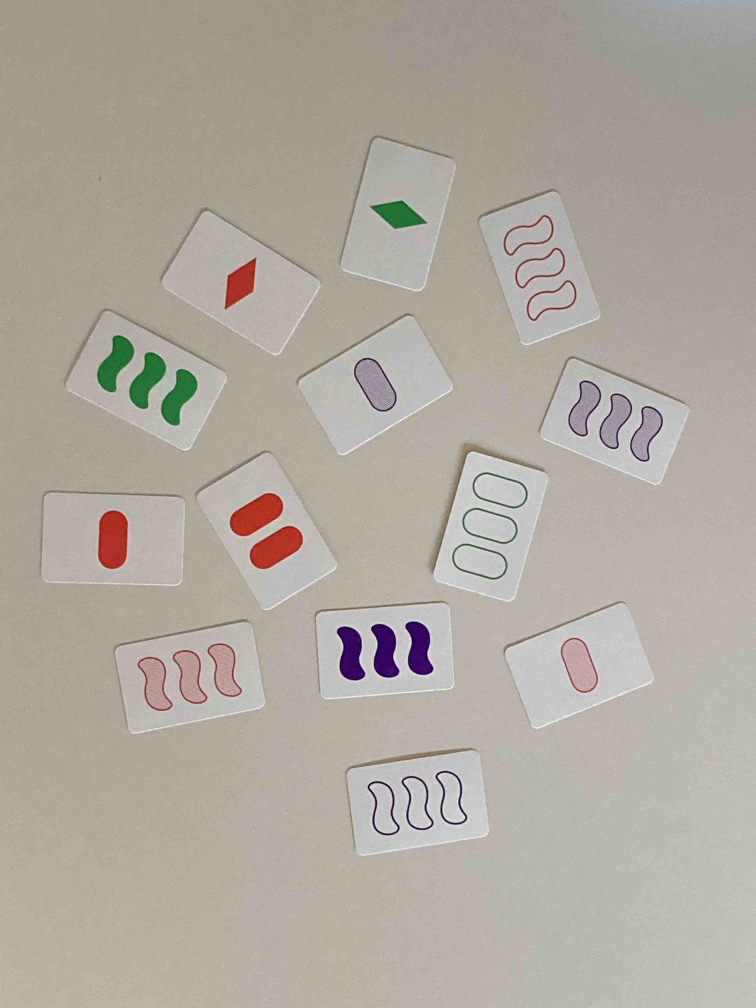
#> input picture Utils/IMG_1737.jpg, 3024 x 4032 px, found by its file name (shown at 1/4 size)
$ python Praktikum2.py
#> lines starting #> are read from the running program, lines starting #| are printed output that depends on the picture
from __future__ import print_function
import cv2 as cv2
import numpy as np
import matplotlib.pyplot as plt

import numpy as np
import argparse

# print("Hell0 World!")

# imgCol = cv2.cvtColor(cv2.imread('Utils/bookPage.png'), cv2.COLOR_BGR2GRAY)
original = cv2.imread('Utils/IMG_1737.jpg')
#> original is the input picture: shape (4032, 3024, 3); mean B, G, R 160.5, 169.6, 175.3

imgCol = cv2.cvtColor(cv2.imread('Utils/Beispiel_Tilman2.jpg' ), cv2.COLOR_BGR2GRAY)
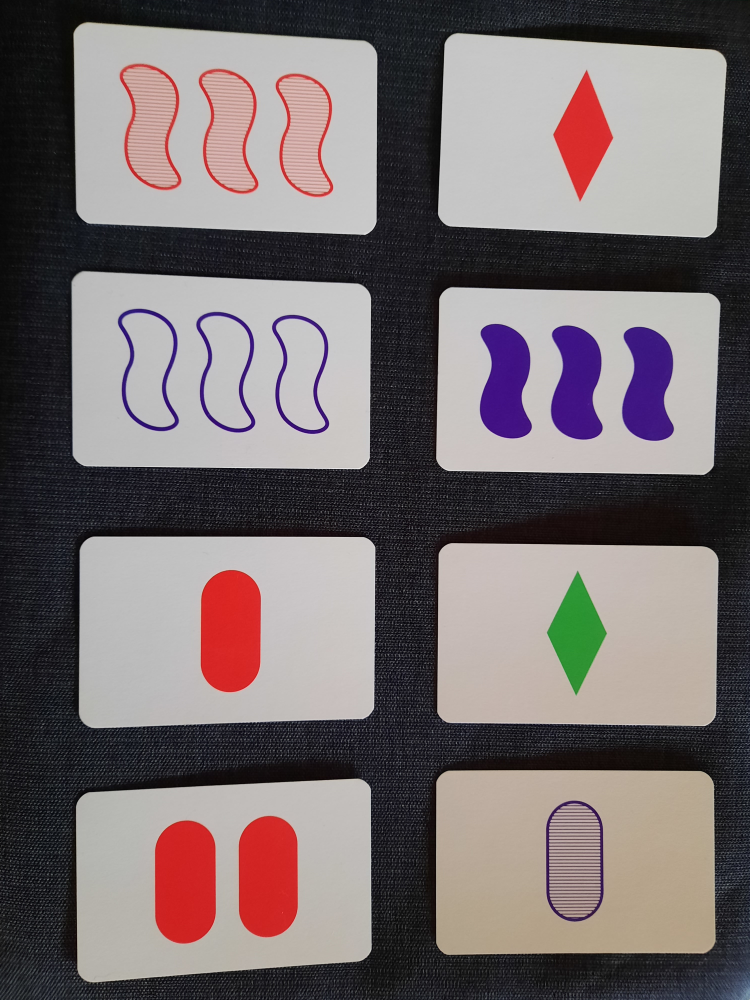
#> input picture Utils/Beispiel_Tilman2.jpg, 3000 x 4000 px, found by its file name (shown at 1/4 size)
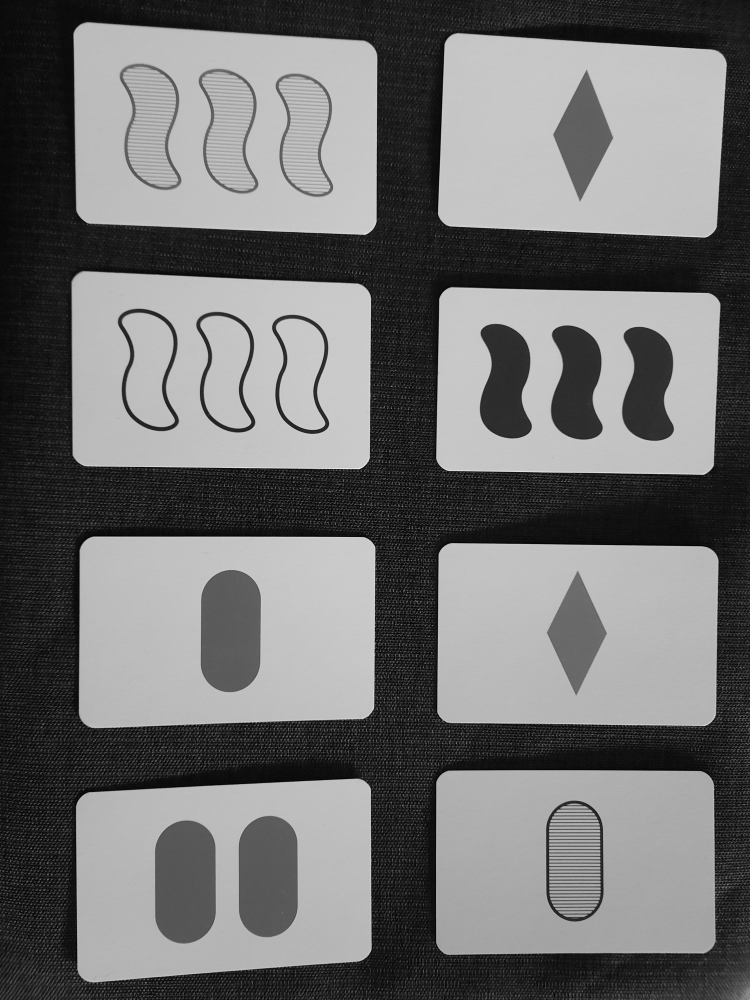
#> imgCol: shape (4000, 3000) (shown at 1/4 size); min 0, max 255, mean 112.8

width, height = imgCol.shape
#> width = 4000; height = 3000

scale_percent = 15 # percent of original size
width = int(imgCol.shape[1] * scale_percent / 100)
#> width = 450
height = int(imgCol.shape[0] * scale_percent / 100)
#> height = 600
dim = (width, height)
#> dim = (450, 600)
imgCol = cv2.resize(imgCol, dim, interpolation = cv2.INTER_AREA)
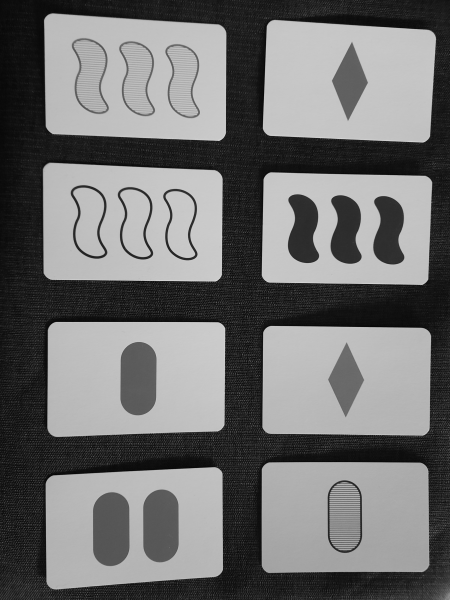
#> imgCol: shape (600, 450); min 5, max 219, mean 112.8
original = cv2.resize(original, dim, interpolation = cv2.INTER_AREA)
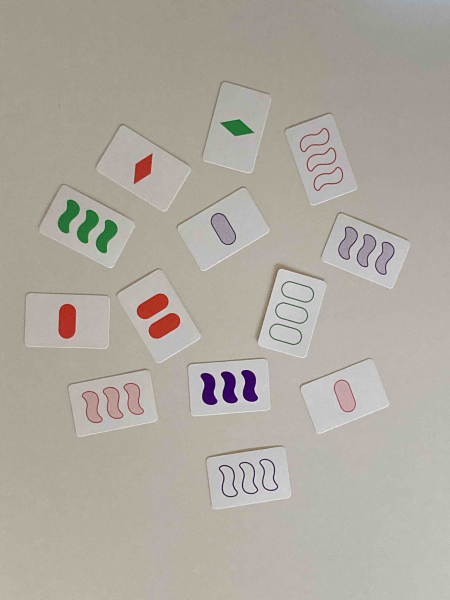
#> original: shape (600, 450, 3); mean B, G, R 160.5, 169.6, 175.3

colors = [
  [255, 0, 0],   # Rot
  [0, 255, 0],   # Grün
  [0, 0, 255],   # Blau
  [255, 255, 0], # Gelb
  [255, 0, 255], # Magenta
  [0, 255, 255], # Cyan
  [128, 0, 0],   # Dunkelrot
  [0, 128, 0],   # Dunkelgrün
  [0, 0, 128],   # Dunkelblau
  [128, 128, 0], # Dunkelgelb
  [128, 0, 128], # Dunkelmagenta
  [0, 128, 128], # Dunkelcyan
  [192, 192, 192], # Hellgrau
  #[128, 128, 128], # Grau
  #[255, 255, 255], # Weiß
  #[0, 0, 0],     # Schwarz
  [255, 128, 128], # Hellrot
  [128, 255, 128], # Hellgrün
  [128, 128, 255], # Hellblau
  [255, 255, 128], # Hellgelb
  [255, 128, 255], # Hellmagenta
  [128, 255, 255], # Hellcyan
  [255, 0, 128],   # Pink
  [128, 255, 0],   # Limette
  [0, 128, 255],   # Himmelblau
  [255, 128, 0],   # Orange
  [128, 0, 255],   # Lila
  [0, 255, 128],   # Türkis
  [255, 128, 64],  # Pfirsich
  [64, 255, 128],  # Limonengrün
  [128, 64, 255],  # Violett
]

# cv2.imshow["img", imgCol)
# cv2.waitKey[0)
# cv2.destroyAllWindows[)

# [11 lines left out: functions showPicture, scalePicture, not called in this run]

def getHistogram(imgCol):

    width, height = imgCol.shape
#> width = 600; height = 450

    histogram = np.zeros(256)

    for y in range(height):
        for x in range(width):
            tmp = int(imgCol[x][y])
            histogram[tmp]+=1
#> after the loop, histogram = 256 values, max 10161 at index 198, min 0 at index 0, mean 1054.7

    #histogram/=width*height
    return histogram

# [216 lines left out: functions getCumulatedHistogram, linearContrastSpread, getMeanGreyValue, binarize, automizedBinarize, automizedLinearContrastSpread and 11 more, not called in this run]

def gaussianBlur(img):
    img = cv2.GaussianBlur(img, (5,5), 1, 1)
    return img

def laplace(img):
    return cv2.Laplacian(img, -1, delta=127)

def cannyEdge(img):
    return cv2.Canny(img, 100, 100, apertureSize=3)

# [10 lines left out: function edgeSharpening, not called in this run]

histogram = getHistogram(imgCol)
# [43 lines of commented-out code are left out]

#> (the run stopped early here; a loop or call above may not have finished)
